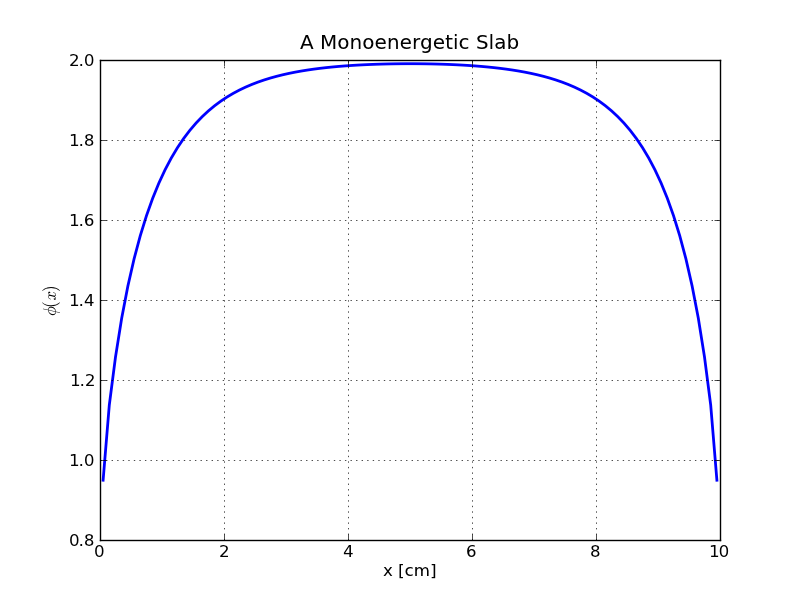

Generate this figure with Python:
# Note: This tutorial assumes the Python front end has been built.

# The problem we'll solve is a one group, homogeneous slab, with
# a uniform, isotropic source, and vacuum boundaries.

# We first import the required modules:


import numpy as np
from detran import *


# Next, create an input database, and fill it with some basic entries.

inp = InputDB.Create()
inp.put_int("number_groups",   1)
inp.put_str("equation",        "dd")
inp.put_int("inner_max_iters", 100)
inp.put_dbl("inner_tolerance", 1e-4)
inp.put_int("inner_print_out", 0)
inp.put_str("bc_left",         "vacuum")
inp.put_str("bc_right",        "vacuum")


# Now, we need the mesh.  The calling sequence gives the number
# of fine meshes in each coarse mesh, followed by the coarse mesh
# edges and the coarse mesh material assignment.  This sort of
# definition was inspired (for better or worse) from my days
# playing with DANTSYS.  In this example, we have just one
# coarse mesh for the slab, but you can see how this would
# simplify material and mesh assignment for less trivial problems.

mesh = Mesh1D.Create([100], [0.0, 10.0], [0])


# For the materials, we use take the total cross section to 
# be 1.0, and the scattering ratio to be 0.5.  The calling
# sequence is the number of groups, materials, and whether
# or not upscatter should be turned off explicitly (since
# the Material class defines group loop bounds).  The required
# call
# to `finalize` does things like adjust group bounds for
# outer iterations, but isn't too relevant here.

mat = Material.Create(1, 1, False)
mat.set_sigma_t(0, 0,    1.0)
mat.set_sigma_s(0, 0, 0, 0.5)
mat.finalize()


# Notice at this point the use of `Create` functions.  These are
# used because detran almost exclusively uses smart pointers
# for objects.  Since SWIG is used directly on the C++ source,
# a simple call like `Material(1, 1, False)` would produce
# a `Material` object, not a smart pointer to it.  The `Create`
# functions have the same signature as constructors but 
# return a smart pointer.

# For the quadrature, we'll use Gauss-Legendre (with 32 angles).

quad = GaussLegendre.Create(32)


# Finally, we can do some setup.  Eventually, this stuff might 
# go into a manager utility, but for now, there's a lot of
# explicit construction.  The `State` class contains all
# the fluxes, the eigenvalue (if applicable), and any other
# data that defines the solution.  The `ConstantSource`
# class is really a utility class that puts a constant
# source in all groups across all space.  Finally,
# the `Boundary1D` class and its 2D and 3D relatives
# contain the boundary fluxes.  In some sense, this
# could be viewed as an extension of the `State`.  The
# solver is a standard Gauss-Seidel solver with Source 
# Iteration for the inners.  Since this a one group 
# problem, the outer solver does essentially nothing.

state = State.Create(inp, mesh, quad)
q_e = ConstantSource.Create(mesh, quad, 1, 1.0)
q_f = FissionSource.Create(state, mesh, mat)
bound = Boundary1D.Create(inp, mesh, quad)
solver = GaussSeidel1D.Create(inp, state, mesh, mat, quad, bound, q_e, q_f)


# Now, solving is easy.

solver.solve()


# For fun, we can plot the flux. 
import matplotlib.pyplot as plt
phi = state.phi(0)
x   = np.linspace(0.0, 10.0, 100)
plt.plot(x, phi, linewidth = 2)
plt.grid(True)
plt.xlabel('x [cm]')
plt.ylabel('$\phi(x)$')
plt.title('A Monoenergetic Slab')
plt.savefig('tutorial.png')
